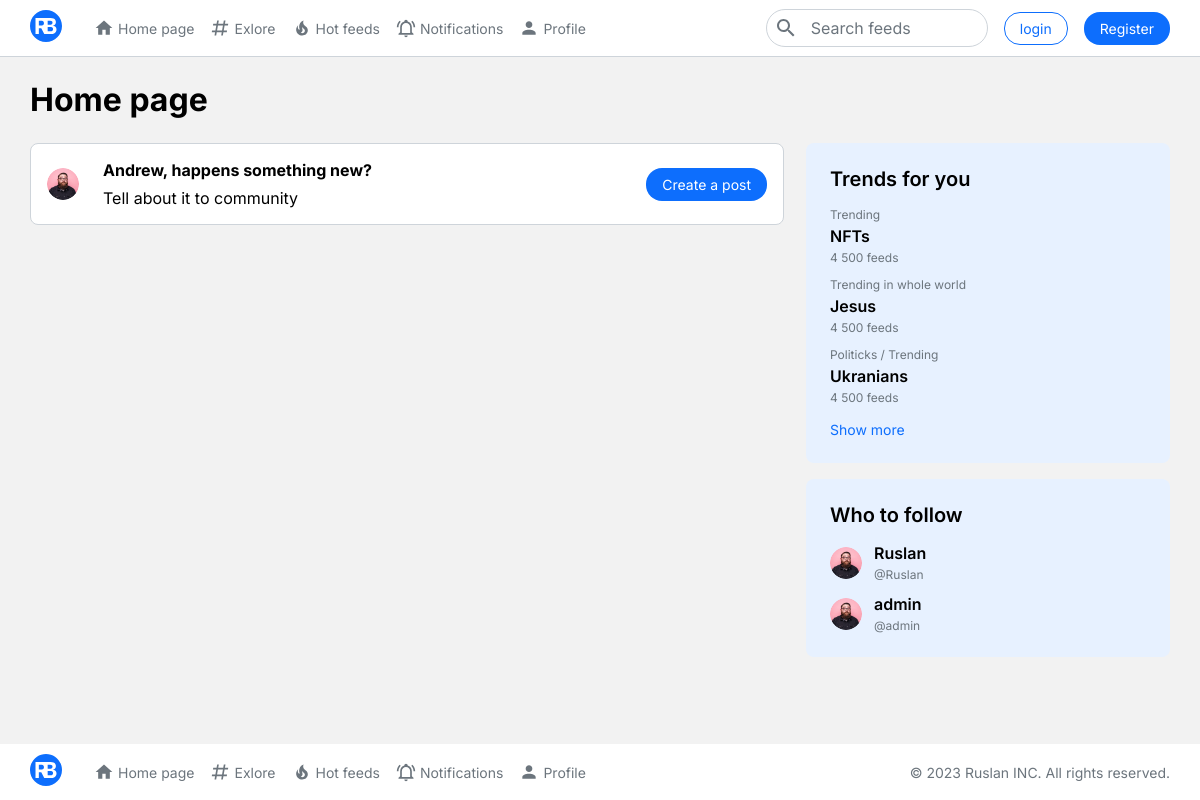
The app's page /, older data.
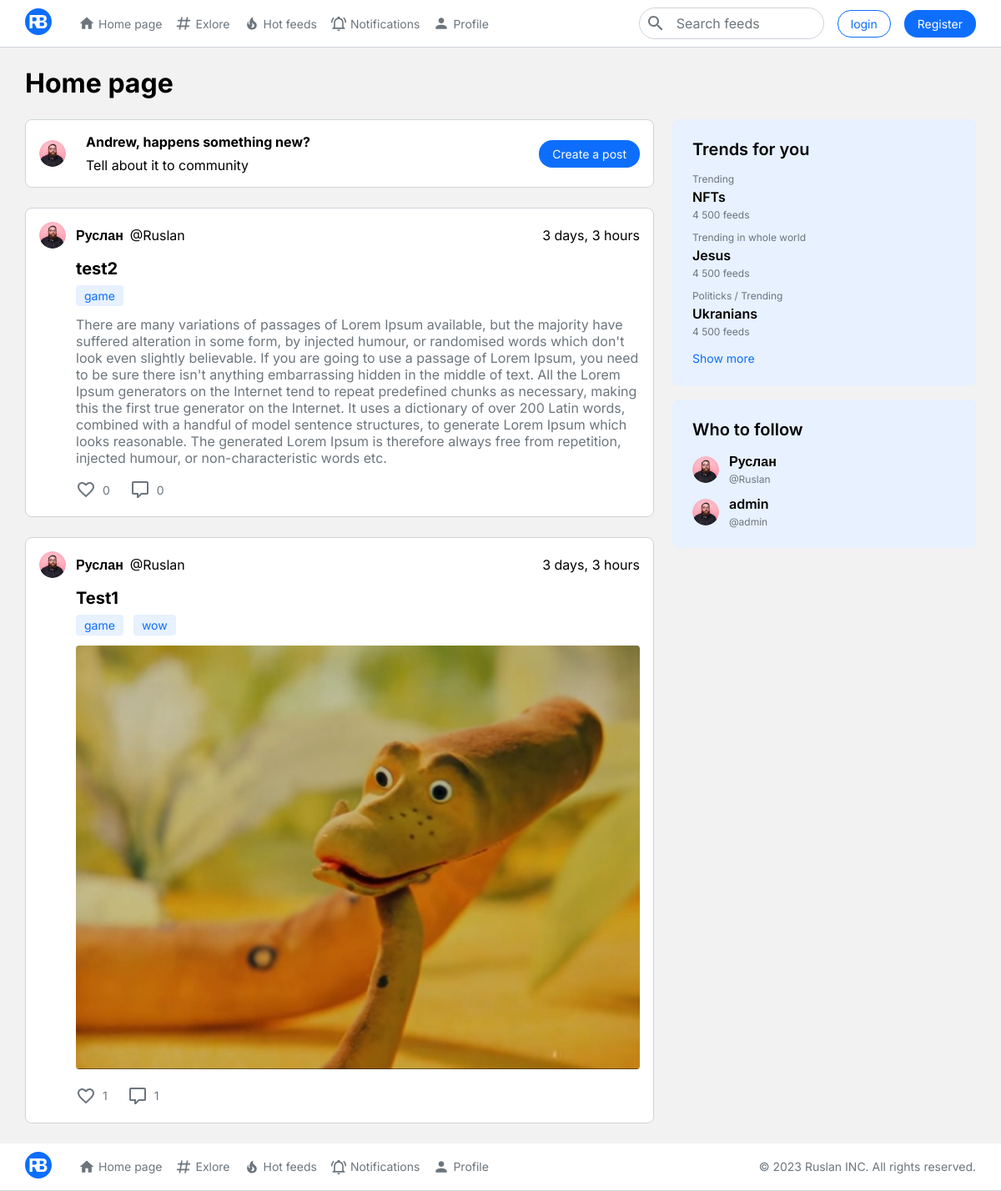
The same page, newer data.
### users/models.py (models this page shows)
class User(AbstractUser):
    bio = models.TextField(_("bio"), max_length=500, blank=True)

### blog/models.py (models this page shows, shortened)
class Post(models.Model):
    title = models.CharField('Название', max_length=300)
    text = models.TextField('Текст поста', blank=True, null=True)
    poster = models.ImageField("Постер", upload_to="blog/", blank=True, null=True)
    draft = models.BooleanField("Черновик", default=False)
    owner = models.ForeignKey(User, verbose_name="Владелец", on_delete=models.CASCADE)
    date = models.DateTimeField(auto_now_add=True, verbose_name="дата создания", blank=True)
    tag = models.ManyToManyField(Tags, verbose_name='теги')

class Tags(models.Model):
    text = models.CharField('Текст', max_length=100)

### blog/views.py (the view)
# urls.py: path('', PostsList.as_view(), name='home' ),
class PostsList(Posts_list_base):
    template_name = "blog/post_list.html"
    def get_data(self):
        post_queryset = Post.objects.filter(draft=False).order_by('-date')
        posts_data = self.get_post_data(post_queryset)
        top_users_by_followers = self.get_top_followers()
        context = {
            'posts_list': posts_data,
            'top_users': top_users_by_followers,
            'get_following': self.get_following() if self.request.user!=self.anonimys else None,
        }
        return context

### blog/views.py (called while the page is built)
    def get_top_followers(self):
        return User.objects.annotate(followers_count=Count('followers')).all().order_by('-followers_count')[:5]

    def get_post_data(self, queryset):
        data = list()
        for post in queryset:
            likes = Like.objects.filter(post=post)
            comments = Reviews.objects.filter(post=post)
            post_data = {
                'post_data': post,
                'likes': likes,
                'comments': comments,
                'user_likes': [i['user'] for i in Like.objects.values('user').filter(post=post)],
            }
            data.append(post_data)
        return data

    def get(self, request):
        context = self.get_data()
        return render(request, self.template_name, context)

### templates/blog/post_list.html
{% extends 'blog/page_layout.html' %}
{% block contant %}
	<div class="contant">
		<div class="container">
			{% include "include/title.html" %}
			<div class="row">
				<div class="col-lg-8">
					{% include "include/create_post_plate.html" %}
					{% for post in posts_list %}
                    	{% include "include/post.html" with post=post %}
					{% endfor %}
				</div>
				<div class="col-lg-4">
					<div class="sticky">
						{% include "include/topic_block.html" %}
						{% include "include/popular-block.html" %}
					</div>
				</div>
			</div>
		</div>
	</div>
{% endblock %}

### templates/blog/page_layout.html
{% extends 'base.html' %}
{% block header %}
    {% include "include/header.html" %}
{% endblock %}
{% block footer %}
    {% include "include/footer.html" %}
{% endblock %}

### templates/base.html (shortened to what this page needs)
{% load static %}
<!DOCTYPE html>
<html lang="en">
<head>
	<link rel="stylesheet" href="{% static 'css/bootstrap-grid.css' %}">
	<link rel="stylesheet" href="{% static 'css/style.css' %}">
	<link rel="stylesheet" href="{% static 'css/adaptive.css' %}">
</head>
<body>
	{% block header %}
    {% endblock %}
	{% block contant %}
	{% endblock %}
	{% block footer %}
    {% endblock %}
</body>
</html>

### templates/include/header.html (shortened to what this page needs)
{% load static %}
<header class="bg_white header fixed d-flex align-items-center">
    <div class="container">
        <div class="row">
            <div class="col">
                <div class="d-flex justify-content-between align-items-center">
                    <div class="d-flex align-items-center">
                        <div class="logo">
                        </div>
                        {% include "include/naw.html" %}
                    </div>
                    <div class="d-flex align-items-center search_box">
                        <div class="search">
                            <input type="text" name="" id="" placeholder="Search feeds">
                        </div>
                        {% if user.is_authenticated %}
                            <div class="profile">
                                <p>{{ user }}</p>
                                <img src="{% static 'img/profile.png' %}" alt="">
                            </div>
                        {% else %}
                            <a href="{% url 'login' %}" class="btn btn-outline-primary margin-l"><p>login</p></a>
                            <a href="{% url 'register' %}" class="btn btn-primary margin-l"><p>Register</p></a>
                        {% endif %}
                    </div>
                </div>
            </div>
        </div>
    </div>
</header>

### templates/include/naw.html (shortened to what this page needs)
<ul class="menu">
    <li>
        <a href="{% url 'home' %}">
            <div class="naw_icon">
                <svg width="20" height="20" viewBox="0 0 20 20" xmlns="http://www.w3.org/2000/svg">
                    <path d="M8.33268 16.6667V11.6667H11.666V16.6667H15.8327V10H18.3327L9.99935 2.5L1.66602 10H4.16602V16.6667H8.33268Z"/>
                </svg>
            </div>
            <p>Home page</p>
        </a>
    </li>
    <li>
        <a href="">
            <div class="naw_icon">
            </div>
            <p>Exlore</p>
        </a>
    </li>
    <li>
        <a href="">
            <div class="naw_icon">
            </div>
            <p>Hot feeds</p>
        </a>
    </li>
    <li>
        <a href="">
            <div class="naw_icon">
            </div>
            <p>Notifications</p>
        </a>
    </li>
    <li>
        <a href="">
            <div class="naw_icon">
            </div>
            <p>Profile</p>
        </a>
    </li>
</ul>

### templates/include/title.html
<div class="row">
    <div class="col">
        <h1 class="page_title">
            Home page
        </h1>
    </div>
</div>

### templates/include/create_post_plate.html
{% load static %}
<div class="block_page create_post d-flex justify-content-between align-items-center">
    <div class="d-flex align-items-center">
        <img src="{% static 'img/profile.png' %}" alt="" class="profile_img">
        <div class="info">
            <h3 class="name">Andrew, happens something new?</h3>
            <p class="text">Tell about it to community</p>
        </div>
    </div>
    <div>
        <a href="" class="btn btn-primary"><p>Create a post</p></a>
    </div>
</div>

### templates/include/post.html (shortened to what this page needs)
{% load static %}
<div class="block_page post">
    <div class="post_header d-flex justify-content-between align-items-center">
        <div class="d-flex align-items-center">
            <img src="{% static 'img/profile.png' %}" alt="" class="profile_img">
            {% if post.post_data.owner.first_name %}
                <h3 class="name">{{ post.post_data.owner.first_name }}</h3>
            {% else %}
                <h3 class="name">{{ post.post_data.owner.username }}</h3>
            {% endif %}
            <p class="text">@{{ post.post_data.owner.username }} </p>
        </div>
        <p class="text">{{ post.post_data.date|timesince }}</p>
    </div>
    <div class="post_title">
        <h3 class="name">{{ post.post_data.title }}</h3>
        <div class="topic_group d-flex flex-wrap">
            {% for tag in post.post_data.tag.all %}
                <div class="badges">
                    <a href=""><p>{{ tag.text }}</p></a>
                </div>
            {% endfor %}
        </div>
    </div>
    <div class="post_body">
        {% if post.post_data.poster %}
            <img src="{{post.post_data.poster.url}}" alt="" class="post_img">
        {% else %}
            <p class="text">{{ post.post_data.text }}</p>
        {% endif %}
        <div class="post_control d-flex">
            <form action="{% url 'like' %}" method="post">
                <div class="like">
                    <button type="submit" {% if not user.is_authenticated %} disabled {% endif %}>
                        <div class="d-flex align-items-center">
                            {% if user.id in post.user_likes %}
                            <div class="like_img is_like_img d-flex justify-content-center align-items-center">
                                <svg width="24" height="24" viewBox="0 0 24 24" xmlns="http://www.w3.org/2000/svg">
                                    <path d="M16.5 2.65C14.76 2.65 13.09 3.46 12 4.73C10.91 3.46 9.24 2.65 7.5 2.65C4.42 2.65 2 5.06 2 8.15C2 11.92 5.4 15.01 10.55 19.68L12 21L13.45 19.68C18.6 15.01 22 11.92 22 8.15C22 5.06 19.58 2.65 16.5 2.65Z"/>
                                </svg>
                            </div>
                            {% else %}
                            <div class="like_img d-flex justify-content-center align-items-center">
                            </div>
                            {% endif %}
                            <p>{{ post.likes.count }}</p>
                        </div>
                    </button>
                </div>
            </form>
            <div class="comment">
                <a href="">
                    <div class="d-flex align-items-center">
                        <div class="comment_img d-flex justify-content-center align-items-center">
                        </div>
                        <p>{{ post.comments.count }}</p>
                    </div>
                </a>
            </div>
        </div>
    </div>
</div>

### templates/include/topic_block.html
<div class="block_page_secondary">
    <h3 class="name">Trends for you</h3>
    <div class="topic_block">
        <div class="topic">
            <p class="text">Trending</p>
            <a href=""><h3 class="name">NFTs</h3></a>
            <p class="text">4 500 feeds</p>
        </div>
        <div class="topic">
            <p class="text">Trending in whole world</p>
            <a href=""><h3 class="name">Jesus</h3></a>
            <p class="text">4 500 feeds</p>
        </div>
        <div class="topic">
            <p class="text">Politicks / Trending</p>
            <a href=""><h3 class="name">Ukranians</h3></a>
            <p class="text">4 500 feeds</p>
        </div>
    </div>
    <a href="" class="show">Show more</a>
</div>

### templates/include/popular-block.html (shortened to what this page needs)
{% load static %}
<div class="block_page_secondary">
    <h3 class="name">Who to follow</h3>
    <div class="profile_block">
        {% for top_user in top_users %}
        <div class="profile d-flex justify-content-between align-items-center">
            <div class="prifile_data d-flex align-items-center">
                <img src="{% static 'img/profile.png' %}" alt="" class="profile_img">
                <div class="text_data">
                    {% if top_user.first_name %}
                        <a href=""><p class="name">{{ top_user.first_name }}</p></a>
                    {% else %}
                        <a href=""><p class="name">{{ top_user.username }}</p></a>
                    {% endif %}
                    <p class="text">@{{ top_user.username }}</p>
                </div>
            </div>
        </div>
        {% endfor %}
    </div>
</div>

### templates/include/footer.html (shortened to what this page needs)
<footer class="bg_white header d-flex align-items-center">
    <div class="container">
        <div class="row">
            <div class="col">
                <div class="d-flex justify-content-between align-items-center">
                    <div class="d-flex align-items-center">
                        <div class="logo">
                        </div>
                        {% include "include/naw.html" %}
                    </div>
                    <div class="d-flex align-items-center rools">
                        <a href="">
                            <p>© 2023 Ruslan INC. All rights reserved.</p>
                        </a>
                    </div>
                </div>
            </div>
        </div>
    </div>
</footer>

Row changes from the older to the newer data that the page shows:
added Post: post_data.owner.first_name "Руслан", post_data.owner.username "Ruslan", post_data "3 days, 3 hours", post_data "test2", post_data.text "There are many variations of passages of Lorem Ipsum available, but the majority have suffered alteration in some form, by injected humour, or randomised words which don't look even slightly believable. If you are going to use a passage of Lorem Ipsum, you need to be sure there isn't anything embarrassing hidden in the middle of text. All the Lorem Ipsum generators on the Internet tend to repeat predefined chunks as necessary, making this the first true generator on the Internet. It uses a dictionary of over 200 Latin words, combined with a handful of model sentence structures, to generate Lorem Ipsum which looks reasonable. The generated Lorem Ipsum is therefore always free from…", likes.count "0", comments.count "0"
added Tags: text "game"
added Post: post_data.owner.first_name "Руслан", post_data.owner.username "Ruslan", post_data "3 days, 3 hours", post_data "Test1", post_data.poster (picture), likes.count "1", comments.count "1"
added Tags: text "wow", shown under "Руслан"
changed User "Ruslan": first_name (not shown) → "Руслан"; username "Ruslan" → (not shown)
